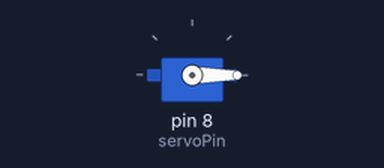
Bench run of a sketch on a simulated Arduino Uno, built with avr-gcc and run on an emulated ATmega328P. Shown: servo.

Above: at 0.05 s.
At 0.25 s:
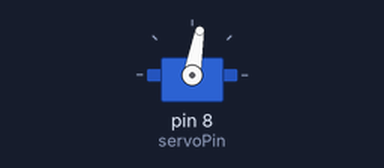
At 0.5 s:
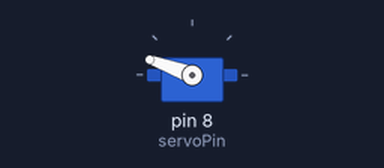
At 1.0 s:
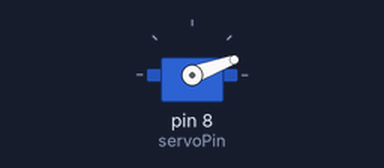
Timing chart, 0 to 3.0 s (numbered marks = the images above):
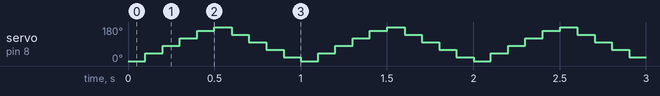

The sketch:

deneme.ino
```cpp
#include <Servo.h>
Servo motor;
int servoPin = 8;
int aci;
int deger=0;//Servo motor için değişken oluşturuyoruz.
      //Yetkili kart ID'sini tanımlıyoruz.


void setup() {
  motor.attach(servoPin);                 //Servo motor pinini motor değişkeni ile ilişkilendiriyoruz.
          //Seri haberleşmeyi başlatıyoruz.
                   //RC522 modülünü başlatıyoruz.
}

void loop() {

for(aci=0;aci<=180;aci+=40){
motor.write(aci);
delay(100);
}
for(aci=180;aci>=0;aci-=40){
motor.write(aci);
delay(100);
}
}
```

Measured:
- by itself, servo on pin 8 (servoPin): repeats every 1.0 s: 80° 0.10 s, 120° 0.10 s, 160° 0.10 s, 180° 0.10 s, 140° 0.10 s, 100° 0.10 s, 60° 0.10 s, 20° 0.10 s, 0° 0.10 s, 40° 0.10 s
